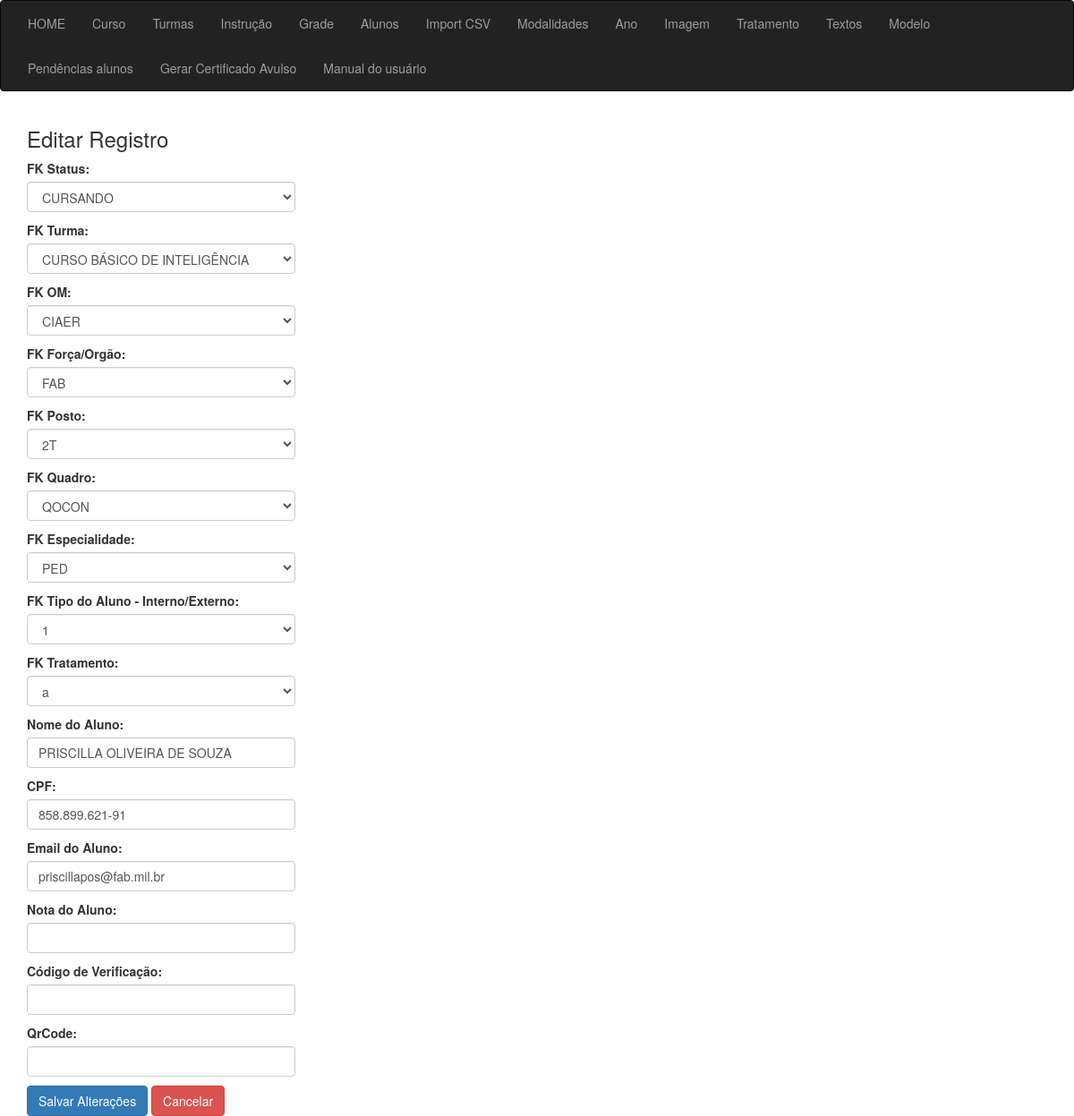
Screenshot of /sgc_aluno_editar/145/ with the database file from the repository.
### app_cert/models.py (models this page shows, shortened)
class Aluno(models.Model):
    id = models.AutoField(primary_key=True)
    fk_status = models.ForeignKey(Status, on_delete=models.PROTECT, verbose_name="FK Status", null=True)
    fk_turma = models.ForeignKey(Turma, on_delete=models.PROTECT, verbose_name="FK Turma", null=True)
    fk_om = models.ForeignKey(Om, on_delete=models.PROTECT, verbose_name="FK OM", null=True)
    fk_forca_orgao = models.ForeignKey(Forca_Orgao, on_delete=models.PROTECT, verbose_name="FK Força/Orgão", null=True)
    fk_posto = models.ForeignKey(Posto, on_delete=models.PROTECT, verbose_name="FK Posto", null=True)
    fk_quadro = models.ForeignKey(Quadro, on_delete=models.PROTECT, verbose_name="FK Quadro", null=True)
    fk_especialidade = models.ForeignKey(Especialidade, on_delete=models.PROTECT, verbose_name="FK Especialidade", null=True)
    fk_in_ex = models.ForeignKey(In_Ex, on_delete=models.CASCADE, verbose_name="FK Tipo do Aluno - Interno/Externo", null=True)
    fk_tratamento = models.ForeignKey(Tratamento, on_delete=models.CASCADE, verbose_name="FK Tratamento", null=True)
    aluno_nome = models.CharField(max_length=100, verbose_name="Nome do Aluno")
    aluno_cpf = models.CharField(max_length=14, verbose_name="CPF", null=True)
    aluno_email = models.CharField(max_length=50, verbose_name="Email do Aluno", null=True)
    aluno_nota = models.CharField(max_length=5, verbose_name="Nota do Aluno", null=True, blank=True)
    codigo_hash = models.CharField(max_length=20,verbose_name="Código de Verificação", null=True, blank=True)
    qrcode = models.CharField(max_length=100,verbose_name="QrCode", null=True, blank=True)
    class Meta:
        verbose_name = 'Aluno'
        verbose_name_plural = 'Alunos'
        ordering = ['id']

### app_cert/views/views_aluno.py (the view)
# urls.py: path('sgc_aluno_editar/<int:id>/', sgc_aluno_editar, name="sgc_aluno_editar"),
def sgc_aluno_editar(request, id):
    context ={}
    aluno_ob = get_object_or_404(Aluno, id=id)
    if request.method == 'POST':
        form = AlunoForm(request.POST, instance=aluno_ob)
        if form.is_valid():
            form.save()
            return redirect('sgc_aluno_lista')
    else:
        form = AlunoForm(instance=aluno_ob)
    context = {
        'form': form,
        'aluno_ob': aluno_ob
    }
    return render(request, 'aluno/editar.html', context)

### app_cert/models.py (called while the page is built)
    def __str__(self):
        return str(self.forca_orgao)

    def __str__(self):
        return str(self.om)

    def __str__(self):
        return self.posto

    def __str__(self):
        return self.quadro

    def __str__(self):
        return self.especialidade

    def __str__(self):
        return str(self.status_descricao)

    def __str__(self):
        return self.tratamento

    def __str__(self):
        return str(self.id)

    def __str__(self):
        return str(self.turma)

### app_cert/templates/aluno/editar.html (shortened to what this page needs)
{% extends 'sgc_base.html' %}
{% block content %}
<div class="container">
    <div class="row">
        <div class="col-md-6 offset-md-3">
            <h3>Editar Registro</h3>
            <form method="post">
                {{ form.as_p }}
                <button type="submit" class="btn btn-primary">Salvar Alterações</button>
                <a href="{% url 'sgc_turma_lista' %}" class="btn btn-danger">Cancelar</a>
            </form>
        </div>
    </div>
</div>
{% endblock %}

### rows the page displays
Aluno: fk_status "CURSANDO", fk_turma "CURSO BÁSICO DE INTELIGÊNCIA", fk_om "CIAER", fk_forca_orgao "FAB", fk_posto "2T", fk_quadro "QOCON", fk_especialidade "PED", fk_in_ex "1", fk_tratamento "a", aluno_nome "PRISCILLA OLIVEIRA DE SOUZA", aluno_cpf "858.899.621-91", aluno_email "priscillapos@fab.mil.br"
